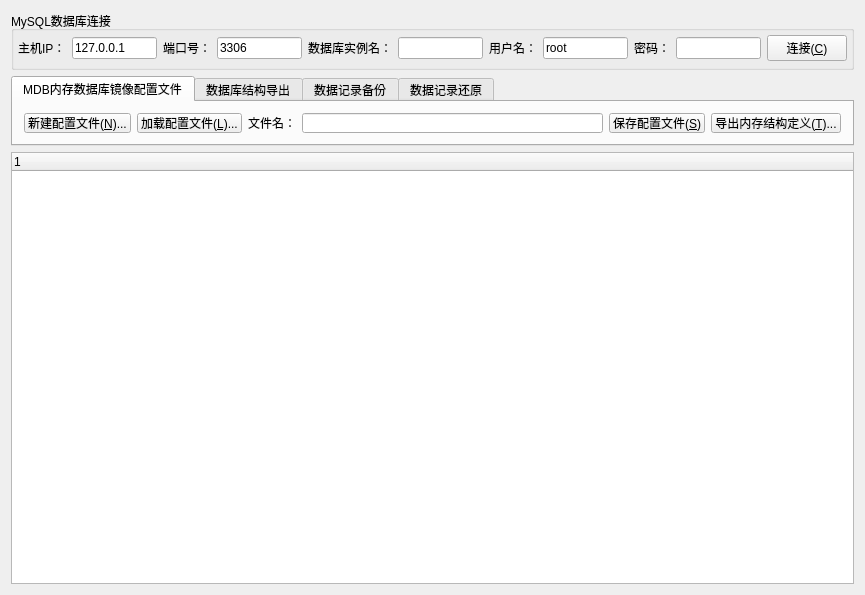
<?xml version="1.0" encoding="UTF-8"?>
<ui version="4.0">
 <class>view_mysql_mdbcfg</class>
 <widget class="QWidget" name="view_mysql_mdbcfg">
  <property name="geometry">
   <rect>
    <x>0</x>
    <y>0</y>
    <width>865</width>
    <height>595</height>
   </rect>
  </property>
  <property name="windowTitle">
   <string>view_mysql_mdbcfg</string>
  </property>
  <layout class="QVBoxLayout" name="verticalLayout">
   <item>
    <widget class="QGroupBox" name="groupBox">
     <property name="maximumSize">
      <size>
       <width>16777215</width>
       <height>60</height>
      </size>
     </property>
     <property name="title">
      <string>MySQL数据库连接</string>
     </property>
     <layout class="QHBoxLayout" name="horizontalLayout_4">
      <property name="leftMargin">
       <number>4</number>
      </property>
      <property name="topMargin">
       <number>4</number>
      </property>
      <property name="rightMargin">
       <number>4</number>
      </property>
      <property name="bottomMargin">
       <number>6</number>
      </property>
      <item>
       <widget class="QLabel" name="label">
        <property name="text">
         <string>主机IP：</string>
        </property>
       </widget>
      </item>
      <item>
       <widget class="QLineEdit" name="lineEdit_IP">
        <property name="text">
         <string>127.0.0.1</string>
        </property>
       </widget>
      </item>
      <item>
       <widget class="QLabel" name="label_3">
        <property name="text">
         <string>端口号：</string>
        </property>
       </widget>
      </item>
      <item>
       <widget class="QLineEdit" name="lineEdit_Port">
        <property name="text">
         <string>3306</string>
        </property>
       </widget>
      </item>
      <item>
       <widget class="QLabel" name="label_2">
        <property name="text">
         <string>数据库实例名：</string>
        </property>
       </widget>
      </item>
      <item>
       <widget class="QLineEdit" name="lineEdit_DbName"/>
      </item>
      <item>
       <widget class="QLabel" name="label_4">
        <property name="text">
         <string>用户名：</string>
        </property>
       </widget>
      </item>
      <item>
       <widget class="QLineEdit" name="lineEdit_User">
        <property name="text">
         <string>root</string>
        </property>
       </widget>
      </item>
      <item>
       <widget class="QLabel" name="label_5">
        <property name="text">
         <string>密码：</string>
        </property>
       </widget>
      </item>
      <item>
       <widget class="QLineEdit" name="lineEdit_Password">
        <property name="inputMask">
         <string/>
        </property>
        <property name="echoMode">
         <enum>QLineEdit::Password</enum>
        </property>
       </widget>
      </item>
      <item>
       <widget class="QPushButton" name="pushButton_ConnDB">
        <property name="text">
         <string>连接(&amp;C)</string>
        </property>
        <property name="icon">
         <iconset>
          <normaloff>:/ssp_assist/Resources/NET08.ICO</normaloff>:/ssp_assist/Resources/NET08.ICO</iconset>
        </property>
       </widget>
      </item>
     </layout>
    </widget>
   </item>
   <item>
    <widget class="QTabWidget" name="tabWidget">
     <property name="maximumSize">
      <size>
       <width>16777215</width>
       <height>70</height>
      </size>
     </property>
     <property name="currentIndex">
      <number>0</number>
     </property>
     <widget class="QWidget" name="tab">
      <attribute name="title">
       <string>MDB内存数据库镜像配置文件</string>
      </attribute>
      <layout class="QGridLayout" name="gridLayout_3">
       <item row="0" column="1">
        <widget class="QPushButton" name="pushButton_LoadCfg">
         <property name="text">
          <string>加载配置文件(&amp;L)...</string>
         </property>
         <property name="icon">
          <iconset>
           <normaloff>:/ssp_assist/Resources/open_16.png</normaloff>:/ssp_assist/Resources/open_16.png</iconset>
         </property>
        </widget>
       </item>
       <item row="0" column="2">
        <widget class="QLabel" name="label_9">
         <property name="text">
          <string>文件名：</string>
         </property>
        </widget>
       </item>
       <item row="0" column="4">
        <widget class="QPushButton" name="pushButton_SaveCfg">
         <property name="text">
          <string>保存配置文件(&amp;S)</string>
         </property>
         <property name="icon">
          <iconset>
           <normaloff>:/ssp_assist/Resources/save.gif</normaloff>:/ssp_assist/Resources/save.gif</iconset>
         </property>
        </widget>
       </item>
       <item row="0" column="5">
        <widget class="QPushButton" name="pushButton_ExportStruct">
         <property name="text">
          <string>导出内存结构定义(&amp;T)...</string>
         </property>
         <property name="icon">
          <iconset>
           <normaloff>:/ssp_assist/Resources/export2.gif</normaloff>:/ssp_assist/Resources/export2.gif</iconset>
         </property>
        </widget>
       </item>
       <item row="0" column="3">
        <widget class="QLineEdit" name="lineEdit_CfgFile">
         <property name="readOnly">
          <bool>true</bool>
         </property>
        </widget>
       </item>
       <item row="0" column="0">
        <widget class="QPushButton" name="pushButton_NewCfg">
         <property name="text">
          <string>新建配置文件(&amp;N)...</string>
         </property>
         <property name="icon">
          <iconset>
           <normaloff>:/ssp_assist/Resources/20070402165925169.gif</normaloff>:/ssp_assist/Resources/20070402165925169.gif</iconset>
         </property>
        </widget>
       </item>
      </layout>
     </widget>
     <widget class="QWidget" name="tab_2">
      <attribute name="title">
       <string>数据库结构导出</string>
      </attribute>
      <layout class="QHBoxLayout" name="horizontalLayout">
       <item>
        <widget class="QPushButton" name="pushButton_ExportSQL_MYSQL">
         <property name="text">
          <string>导出MySQL格式SQL文件(&amp;Y)...</string>
         </property>
         <property name="icon">
          <iconset>
           <normaloff>:/ssp_assist/Resources/export2.gif</normaloff>:/ssp_assist/Resources/export2.gif</iconset>
         </property>
        </widget>
       </item>
       <item>
        <widget class="QPushButton" name="pushButton_ExportSQL">
         <property name="text">
          <string>导出MDB内存库格式SQL文件(&amp;M)...</string>
         </property>
         <property name="icon">
          <iconset>
           <normaloff>:/ssp_assist/Resources/export2.gif</normaloff>:/ssp_assist/Resources/export2.gif</iconset>
         </property>
        </widget>
       </item>
       <item>
        <widget class="QPushButton" name="pushButton_ExportSQL_ORACLE">
         <property name="text">
          <string>导出Oracle格式SQL文件(&amp;Y)...</string>
         </property>
         <property name="icon">
          <iconset>
           <normaloff>:/ssp_assist/Resources/export2.gif</normaloff>:/ssp_assist/Resources/export2.gif</iconset>
         </property>
        </widget>
       </item>
       <item>
        <spacer name="horizontalSpacer">
         <property name="orientation">
          <enum>Qt::Horizontal</enum>
         </property>
         <property name="sizeHint" stdset="0">
          <size>
           <width>220</width>
           <height>20</height>
          </size>
         </property>
        </spacer>
       </item>
      </layout>
     </widget>
     <widget class="QWidget" name="tab_3">
      <attribute name="title">
       <string>数据记录备份</string>
      </attribute>
      <layout class="QHBoxLayout" name="horizontalLayout_2">
       <item>
        <widget class="QPushButton" name="pushButton_ExportData_SDB">
         <property name="text">
          <string>备份数据记录为SDB格式(&amp;B)...</string>
         </property>
         <property name="icon">
          <iconset>
           <normaloff>:/ssp_assist/Resources/save.gif</normaloff>:/ssp_assist/Resources/save.gif</iconset>
         </property>
        </widget>
       </item>
       <item>
        <spacer name="horizontalSpacer_2">
         <property name="orientation">
          <enum>Qt::Horizontal</enum>
         </property>
         <property name="sizeHint" stdset="0">
          <size>
           <width>624</width>
           <height>20</height>
          </size>
         </property>
        </spacer>
       </item>
      </layout>
     </widget>
     <widget class="QWidget" name="tab_4">
      <attribute name="title">
       <string>数据记录还原</string>
      </attribute>
      <layout class="QHBoxLayout" name="horizontalLayout_3">
       <item>
        <widget class="QCheckBox" name="checkBox_TrunkTabAtRest">
         <property name="text">
          <string>还原前清除原有记录(&amp;R)</string>
         </property>
         <property name="checked">
          <bool>true</bool>
         </property>
        </widget>
       </item>
       <item>
        <widget class="QPushButton" name="pushButton_ImportData_SDB">
         <property name="text">
          <string>从SDB格式文件还原数据记录(&amp;B)...</string>
         </property>
         <property name="icon">
          <iconset>
           <normaloff>:/ssp_assist/Resources/open_16.png</normaloff>:/ssp_assist/Resources/open_16.png</iconset>
         </property>
        </widget>
       </item>
       <item>
        <spacer name="horizontalSpacer_3">
         <property name="orientation">
          <enum>Qt::Horizontal</enum>
         </property>
         <property name="sizeHint" stdset="0">
          <size>
           <width>600</width>
           <height>20</height>
          </size>
         </property>
        </spacer>
       </item>
      </layout>
     </widget>
    </widget>
   </item>
   <item>
    <widget class="QTreeWidget" name="treeWidget">
     <property name="midLineWidth">
      <number>0</number>
     </property>
     <property name="alternatingRowColors">
      <bool>true</bool>
     </property>
     <property name="animated">
      <bool>true</bool>
     </property>
     <column>
      <property name="text">
       <string/>
      </property>
     </column>
    </widget>
   </item>
  </layout>
 </widget>
 <layoutdefault spacing="6" margin="11"/>
 <resources/>
 <connections/>
</ui>
